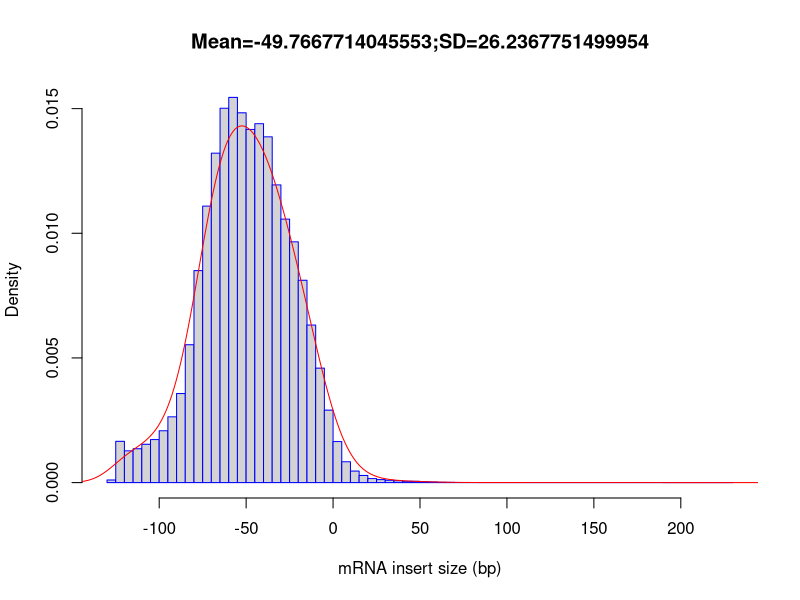

This chart was generated by the following R code:
out_file = '/home/genetics/HW1/mapped_data_quality/SRR11647693_inner_distance'
pdf('/home/genetics/HW1/mapped_data_quality/SRR11647693_inner_distance.inner_distance_plot.pdf')
fragsize=rep(c(-247.5,-242.5,-237.5,-232.5,-227.5,-222.5,-217.5,-212.5,-207.5,-202.5,-197.5,-192.5,-187.5,-182.5,-177.5,-172.5,-167.5,-162.5,-157.5,-152.5,-147.5,-142.5,-137.5,-132.5,-127.5,-122.5,-117.5,-112.5,-107.5,-102.5,-97.5,-92.5,-87.5,-82.5,-77.5,-72.5,-67.5,-62.5,-57.5,-52.5,-47.5,-42.5,-37.5,-32.5,-27.5,-22.5,-17.5,-12.5,-7.5,-2.5,2.5,7.5,12.5,17.5,22.5,27.5,32.5,37.5,42.5,47.5,52.5,57.5,62.5,67.5,72.5,77.5,82.5,87.5,92.5,97.5,102.5,107.5,112.5,117.5,122.5,127.5,132.5,137.5,142.5,147.5,152.5,157.5,162.5,167.5,172.5,177.5,182.5,187.5,192.5,197.5,202.5,207.5,212.5,217.5,222.5,227.5,232.5,237.5,242.5,247.5),times=c(0,0,0,0,0,0,0,0,0,0,0,0,0,0,0,0,0,0,0,0,0,0,0,0,519,8270,6368,6786,7684,8623,10388,13180,17853,27630,42490,55413,66024,75026,77198,74112,70780,71931,69295,59661,52806,48253,40551,31577,22936,14519,8223,4176,2308,1425,809,601,467,375,259,250,170,114,56,41,17,19,12,4,11,5,16,8,9,7,5,2,8,2,5,2,6,0,1,3,13,9,1,2,1,2,0,1,0,0,1,1,0,0,0,0))
frag_sd = sd(fragsize)
frag_mean = mean(fragsize)
frag_median = median(fragsize)
write(x=c("Name","Mean","Median","sd"), sep="	", file=stdout(),ncolumns=4)
write(c(out_file,frag_mean,frag_median,frag_sd),sep="	", file=stdout(),ncolumns=4)
hist(fragsize,probability=T,breaks=100,xlab="mRNA insert size (bp)",main=paste(c("Mean=",frag_mean,";","SD=",frag_sd),collapse=""),border="blue")
lines(density(fragsize,bw=10),col='red')
dev.off()
